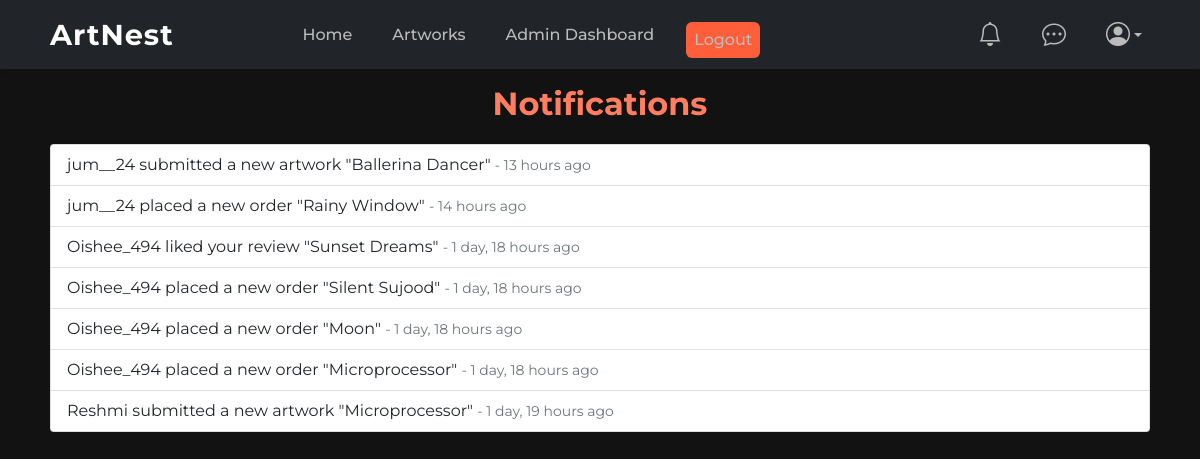
The page /notifications/ (signed in) on the database as committed earlier.
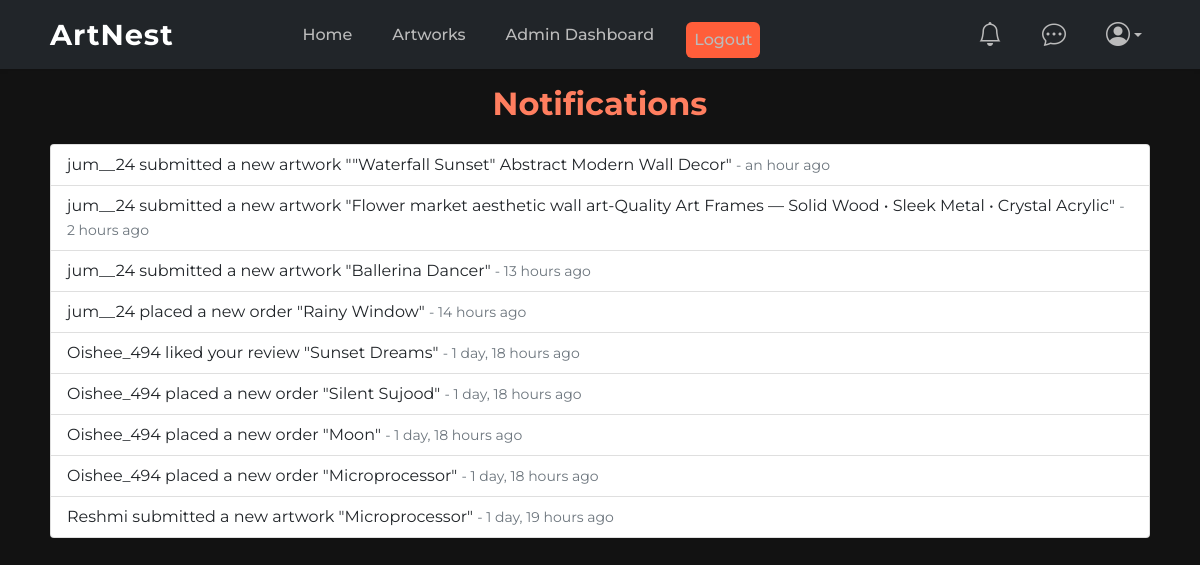
The same page on the database as committed later.
### notifications/models.py (models this page shows, shortened)
class Notification(models.Model):
    recipient = models.ForeignKey(
        settings.AUTH_USER_MODEL,
        on_delete=models.CASCADE,
        related_name='notifications'
    )
    actor = models.ForeignKey(
        settings.AUTH_USER_MODEL,
        null=True,
        blank=True,
        on_delete=models.SET_NULL,
        related_name='notifications_sent'
    )
    verb = models.CharField(max_length=255)
    target = models.CharField(max_length=255, null=True, blank=True)
    url = models.URLField(null=True, blank=True)
    timestamp = models.DateTimeField(auto_now_add=True)
    unread = models.BooleanField(default=True)

### users/models.py (models this page shows)
class User(AbstractUser):
    ROLE_CHOICES = (
        ('buyer', 'Buyer'),
        ('seller', 'Seller'),
        ('staff', 'Staff'),
    )
    full_name = models.CharField(max_length=100)
    role = models.CharField(max_length=10, choices=ROLE_CHOICES)

### notifications/views.py (the view)
# urls.py: path('', my_notifications, name='my_notifications'),
@login_required
def my_notifications(request):
    notifications = Notification.objects.filter(recipient=request.user).order_by('-timestamp')
    unread_count = notifications.filter(unread=True).count()
    notifications.filter(unread=True).update(unread=False)
    return render(request, 'notifications/my_notifications.html', {
        'notifications': notifications,
        'unread_count': 0,
    })

### messaging/context_processors.py (called while the page is built)
def unread_message_count(request):
    if request.user.is_authenticated:
        count = Message.objects.filter(receiver=request.user, is_read=False).count()
        return {'unread_message_count': count}
    return {}

### notifications/context_processors.py (called while the page is built)
def unread_notifications(request):
    if request.user.is_authenticated:
        count = request.user.notifications.filter(unread=True).count()
        return {'unread_notification_count': count}
    return {}

### users/templatetags/user_tags.py (called while the page is built)
@register.simple_tag
def get_admin_user():
    User = get_user_model()
    return User.objects.filter(is_superuser=True).first()

### templates/notifications/my_notifications.html (shortened to what this page needs)
{% extends 'base.html' %}
{% load static %}
{% load humanize %}
{% block content %}
<h2>Notifications</h2>
<ul class="list-group" >
  {% for n in notifications %}
    <li class="list-group-item" >
      {{ n.actor }} {{ n.verb }} {% if n.target %} "{{ n.target }}" {% endif %}
      <small class="text-muted">- {{ n.timestamp|naturaltime }}</small>
    </li>
  {% empty %}
    <li class="list-group-item "  >No notifications.</li>
  {% endfor %}
</ul>
{% endblock %}

Rows that differ between the two databases and show on the page:
added Notification: actor "jum__24", verb "submitted a new artwork", target "\"Waterfall Sunset\" Abstract Modern Wall Decor", timestamp "an hour ago"
added Notification: actor "jum__24", verb "submitted a new artwork", target "Flower market aesthetic wall art-Quality Art Frames — Solid Wood • Sleek Metal • Crystal Acrylic", timestamp "2 hours ago"
